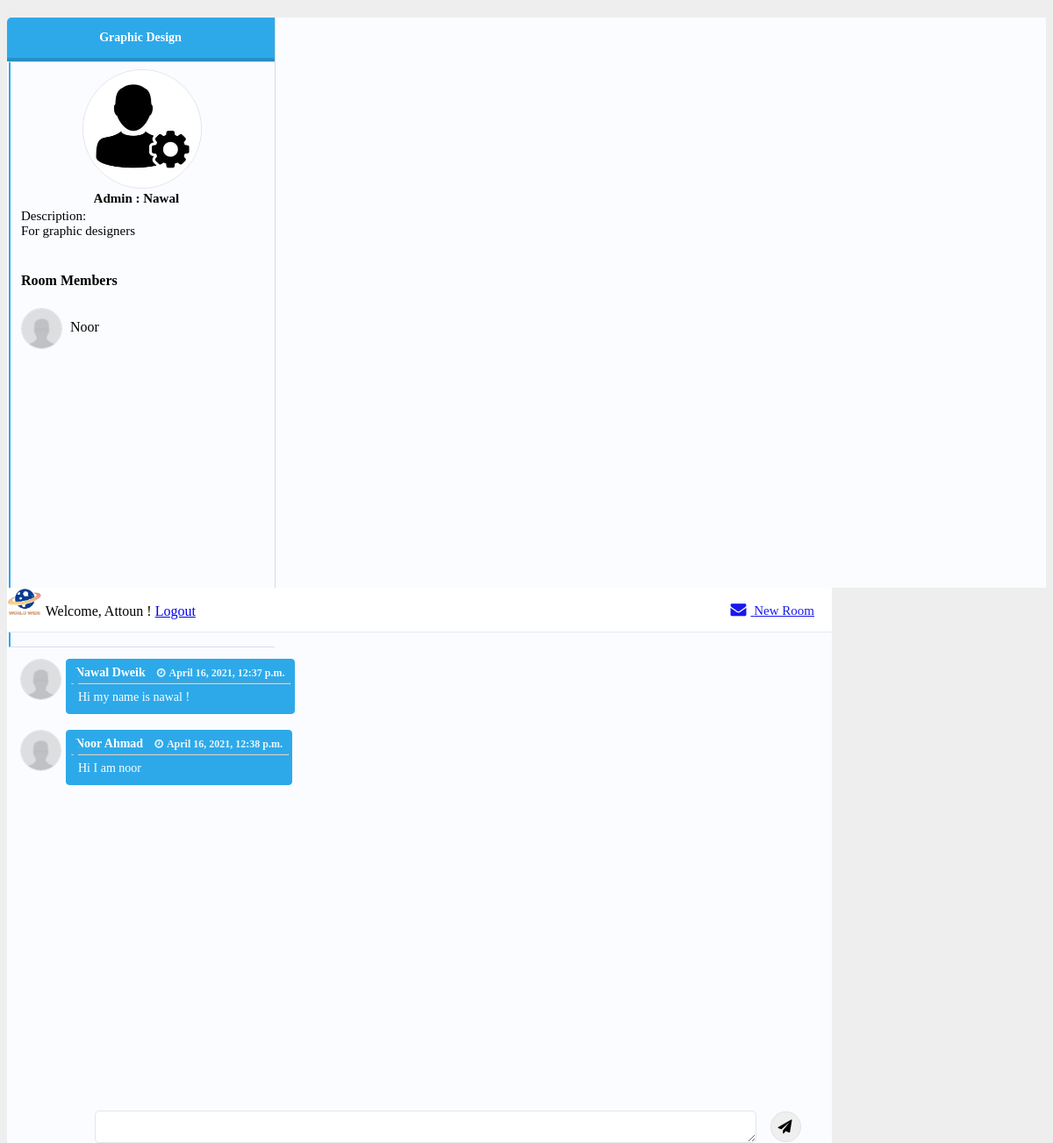
Screenshot of /groups/group_name/6 (signed in) with the database file from the repository.
### app/models.py (models this page shows, shortened)
class Group(models.Model):
    planner = models.ForeignKey(User, related_name="groupsPlannedByUser", on_delete = models.CASCADE)
    group_name = models.TextField()
    description = models.TextField()
    users = models.ManyToManyField(User, related_name="groups")
    created_at = models.DateTimeField(auto_now_add=True)
    updated_at = models.DateTimeField(auto_now=True)

class User(models.Model):
    first_name = models.CharField(max_length=255)
    last_name = models.CharField(max_length=255)
    email = models.CharField(max_length=255)
    password = models.CharField(max_length=255)
    created_at = models.DateTimeField(auto_now_add=True)
    updated_at = models.DateTimeField(auto_now=True)
    objects = BlogManager()

class Message(models.Model):
    context = models.TextField()
    sender = models.ForeignKey(User, related_name= 'messages_sent', on_delete = models.CASCADE )
    group = models.ForeignKey(Group, related_name= 'messages_group', on_delete = models.CASCADE)
    created_at = models.DateTimeField(auto_now_add=True)
    updated_at = models.DateTimeField(auto_now=True)
    objects = MessageManager()

### app/views.py (the view)
# urls.py: path('groups/group_name/<int:group_id>', views.view_group_name),
def view_group_name(request,group_id):
    current_group = models.selected_group(group_id)
    messages = Message.objects.filter(group=current_group)
    context = {
        'group_name': current_group.group_name,
        'group_id': current_group.id,
        'messages': messages,
        'planner': current_group.planner.first_name,
        'plannerId': current_group.planner.id,
        'description': current_group.description,
        'groupUsers': models.users_joining_the_group(request.session['login_user'],group_id)
    }
    return render(request,"group.html",context)

### app/models.py (called while the page is built)
def selected_group(group_id):
    group=Group.objects.get(id=group_id)
    return group

def users_joining_the_group(user_id,group_id):
    this_group = Group.objects.get(id=group_id)
    allGroupJoiners = User.objects.filter(groups=this_group)
    return allGroupJoiners

### app/templates/group.html (shortened to what this page needs)
<!DOCTYPE html>
<html lang="en">
<head>
    {% load static %}
    <link rel="stylesheet" href="{% static 'css/dashboard_style.css' %}">
    <link href="https://maxcdn.bootstrapcdn.com/font-awesome/4.3.0/css/font-awesome.min.css" rel="stylesheet">
</head>
<body>
    <div class="container">
        <div class="panel messages-panel">
            <div class="contacts-list">
                <div class="inbox-categories">
                    <div data-toggle="tab" data-target="#inbox" class="active"> {{group_name}} </div>
                </div>
                <div class="tab-content">
                    <div id="inbox" class="contacts-outter-wrapper tab-pane active">
                        <div class="contacts-outter">
                            <ul class="list-unstyled contacts">
                                <li data-toggle="tab" data-target="#inbox-message-1" class="active">
                                    <img alt="" style="width: 134px;
                                    height: 134px;
                                    margin-left: 23%;" class="img-circle medium-image" src="/static/admin.JPG">
                                    <br />
                                    <div class="vcentered info-combo">
                                        <h3  style="margin-left: 48%;font-size: 15px;" class="no-margin-bottom name"> Admin : {{planner}} </h3>
                                        <div style="font-size: 15px;"> Description: <br />{{description}}</div>
                                        <br/>
                                    </div>
                                    <br />
                                    <div>
                                        <h4> Room Members</h4>
                                        {% for groupUser in groupUsers %}
                                        {% if groupUser.id != plannerId %}
                                        <img alt="" class="img-circle medium-image" src="/static/avatar.jpg">
                                        <output>{{groupUser.first_name}}</output>
                                        <br />
                                        {% endif %}
                                        {% endfor %}
                                    </div>
                                </li>
                            </ul>
                        </div>
                    </div>
                </div>
            </div>
            <div class="tab-content">
                <div class="tab-pane message-body active" id="inbox-message-1">
                    <div class="message-top">
                        <a class="btn btn btn-success new-message" href="/groups/add"> <i class="fa fa-envelope"></i>
                            New Room </a>
                            <div role="list" class="w-clearfix w-dyn-items w-row">
                                <div class="category-wrapper w-dyn-item w-col w-col-2" style="white-space: nowrap;"><img src="{% static 'logo.png'%}" alt="logo" width="40px" style="max-width: none;"> Welcome, {{request.session.name}} !    <a href="/logout">Logout</a></a></div>
                            </div>
                    </div>
                    <div class="message-chat">
                        <div class="chat-body">
{% for message in messages %}
{% if message.sender.id != request.session.login_user %}
                            <div class="message info">
                                <img alt="" class="img-circle medium-image" src="/static/avatar.jpg">
                                <div class="message-body">
                                    <div class="message-info">
                                        <h4> {{message.sender.first_name}}  {{message.sender.last_name}}</h4>
                                        <h5> <i class="fa fa-clock-o"></i> {{message.created_at}} </h5>
                                    </div>
                                    <hr>
                                    <div class="message-text">
                                        {{message.context}}
                                    </div>
                                </div>
                                <br>
                            </div>
                            {% endif %}
                            {% endfor %}
                        </div>
                            <form action="/groups/addMsg/{{group_id}}" method="POST">
                                <div class="chat-footer new-message-textarea">
                                <textarea style="height: 35px !important;" type="text" class="send-message-text" id="content" name="content" ></textarea>
                                <button type="submit" class="send-message-button btn-info"> <i class="fa fa-send"></i>
                                </button>
                                </div>
                        </div>
                    </div>
                </div>
            </div>
        </div>
</body>
</html>

### rows the page displays
Group: group_name "Graphic Design", description "For graphic designers"
User: first_name "Nawal"
User: first_name "Noor"
Message: sender.first_name "Nawal", sender.last_name "Dweik", created_at "April 16, 2021, 12:37 p.m.", context "Hi my name is nawal !"
Message: sender.first_name "Noor", sender.last_name "Ahmad", created_at "April 16, 2021, 12:38 p.m.", context "Hi I am noor"

### other values shown
{{ request.session.name }} "Attoun"
